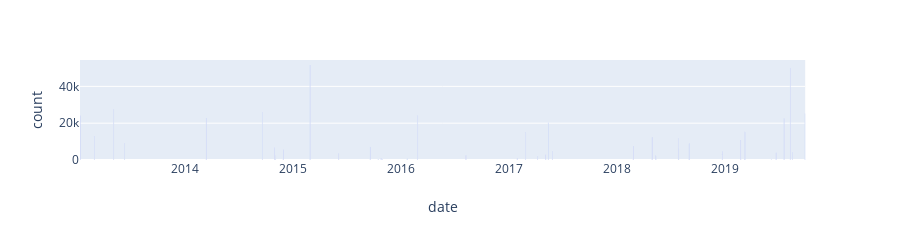

Write notebook code for a chart like this one.
### Code cell


### Figure 1 — Plotly figure (JSON) as saved in the notebook; plotly's stock layout.template omitted (floating-point values rounded to 4 significant figures)
{"data": [{"alignmentgroup": "True", "hoverlabel": {"namelength": 0}, "hovertemplate": "<b>%{hovertext}</b><br><br>date=%{x}<br>count=%{y}", "hovertext": ["#Отпускай", "#КПРФзаВыборы", "#митингЗАсвободу", "#ЗаДопускНаВыборы", "#ОбществоТребуетСправедливости", "#свободуГолунову", "#ПротивИзоляцииРунета", "8 марта - отметим правильно", "#маршНемцова", "Останови Ликсутова", "Народ против строительного произвола", "В защиту Воронцовского парка", "#ПротивПенсионнойРеформы", "#ПротивГрабежа", "#ПротивПенсионнойРеформы", "#ЗаИнтернет", "За #Telegram", "#МаршНемцова", "#ПротивЗастройки", "#нетреновации", "#6мая", "#НоваяОппозиция", "Митинг #КПРФ", "#МаршНемцова", "#В_защиту_троллейбуса", "#ВЗащитуИнтернета", "#МаршПамяти", "Митинг против репрессий", "Митинг автомобилистов в районе #Отрадное", "Митинг против расширения платных парковоМ", "Нет войне", "#Засменяемостьвласти", "#МитингЗаНауку", "#МаршПамяти", "#МитингВрачей", "Русский марш", "Остановить развал медицины Москвы", "Марш мира - 2", "Марш мира", "Марш против палачей", "За свободу!", "Марш в защиту детей", "Шествие против закона подлецов"], "legendgroup": "", "marker": {"color": "#636efa"}, "name": "", "offsetgroup": "", "orientation": "v", "showlegend": false, "textposition": "auto", "type": "bar", "x": ["2019-09-29T00:00:00", "2019-08-17T00:00:00", "2019-08-10T00:00:00", "2019-07-20T00:00:00", "2019-06-23T00:00:00", "2019-06-07T00:00:00", "2019-03-10T00:00:00", "2019-03-08T00:00:00", "2019-02-24T00:00:00", "2018-12-23T00:00:00", "2018-12-23T00:00:00", "2018-09-04T00:00:00", "2018-09-02T00:00:00", "2018-07-29T00:00:00", "2018-07-28T00:00:00", "2018-05-13T00:00:00", "2018-04-30T00:00:00", "2018-02-25T00:00:00", "2017-05-28T00:00:00", "2017-05-14T00:00:00", "2017-05-06T00:00:00", "2017-04-08T00:00:00", "2017-04-08T00:00:00", "2017-02-26T00:00:00", "2017-01-29T00:00:00", "2016-08-09T00:00:00", "2016-02-27T00:00:00", "2016-01-23T00:00:00", "2015-10-31T00:00:00", "2015-10-27T00:00:00", "2015-10-17T00:00:00", "2015-09-20T00:00:00", "2015-06-06T00:00:00", "2015-03-01T00:00:00", "2014-11-30T00:00:00", "2014-11-04T00:00:00", "2014-11-02T00:00:00", "2014-09-21T00:00:00", "2014-03-15T00:00:00", "2013-06-12T00:00:00", "2013-05-06T00:00:00", "2013-03-02T00:00:00", "2013-01-13T00:00:00"], "xaxis": "x", "y": [25200, 4200, 50000, 22500, 3900, 250, 15300, 250, 10800, 2900, 1750, 120, 8900, 6200, 12000, 2400, 12300, 7600, 4900, 20200, 2800, 590, 1600, 15200, 960, 2640, 24200, 680, 415, 925, 420, 7100, 3500, 51600, 5600, 2300, 6600, 26100, 22800, 9200, 27500, 13000, 24000], "yaxis": "y"}], "layout": {"barmode": "relative", "boxgap": 0, "height": 200, "legend": {"tracegroupgap": 0}, "margin": {"t": 60}, "xaxis": {"anchor": "y", "domain": [0, 0.98], "title": {"text": "date"}}, "yaxis": {"anchor": "x", "domain": [0, 1], "title": {"text": "count"}}}}
